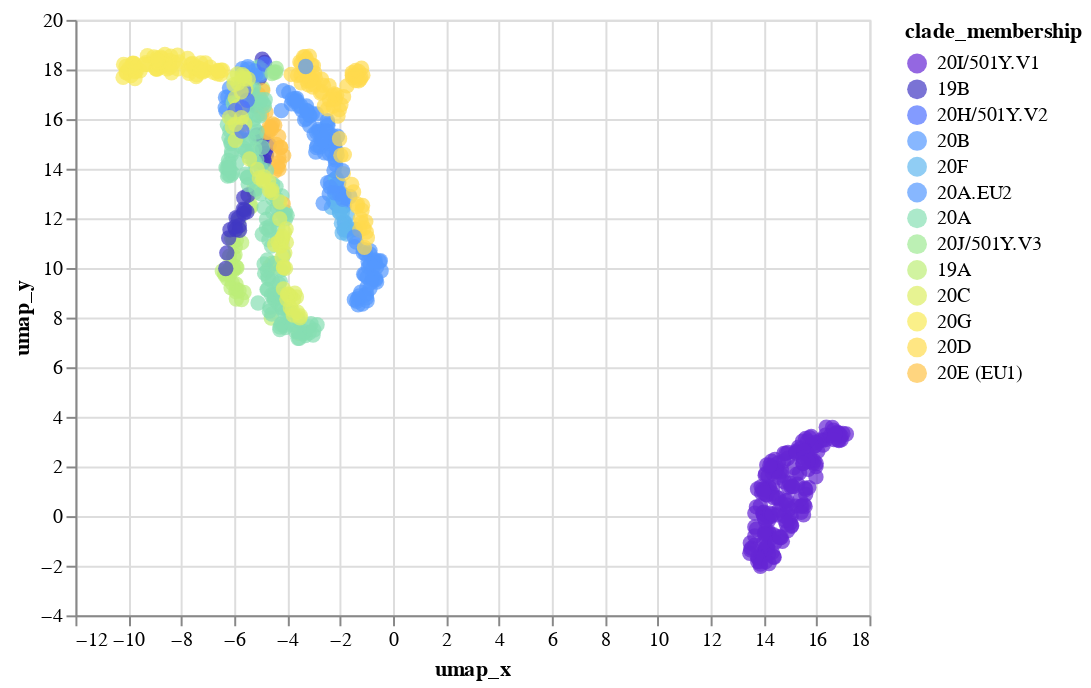

Write notebook code for a chart like this one.
### Code cell
scatterplot_with_tooltip_interactive(UMAP_df,'umap_x','umap_y','umap_x','umap_y',['strain'],'clade_membership:N', domain, range_)

### Figure 1 — Vega-Lite specification as saved in the notebook (floating-point values rounded to 4 significant figures; data arrays with more than 128 entries replaced by an {"elided": "..."} marker saying what was removed)
{"config": {"view": {"continuousWidth": 400, "continuousHeight": 300}}, "data": {"name": "data-26114d89af6644d55d142875f4c0fbdf"}, "mark": {"type": "circle", "size": 60}, "encoding": {"color": {"type": "nominal", "field": "clade_membership", "scale": {"domain": ["20I/501Y.V1", "19B", "20H/501Y.V2", "20B", "20F", "20A.EU2", "20A", "20J/501Y.V3", "19A", "20C", "20G", "20D", "20E (EU1)"], "range": ["#6626d4", "#4138c3", "#4e70ff", "#5499ff", "#61b8f0", "#5499ff", "#87dfb3", "#a0e994", "#bdee78", "#ddee64", "#f8e957", "#ffdb4e", "#ffc348", "#ff9e40", "#ff6e36", "#dc2f24"]}}, "tooltip": [{"type": "nominal", "field": "strain"}], "x": {"type": "quantitative", "field": "umap_x", "title": "umap_x"}, "y": {"type": "quantitative", "field": "umap_y", "title": "umap_y"}}, "selection": {"selector013": {"type": "interval", "bind": "scales", "encodings": ["x", "y"]}}, "$schema": "https://vega.github.io/schema/vega-lite/v4.8.1.json", "datasets": {"data-26114d89af6644d55d142875f4c0fbdf": {"elided": "798 records"}}}
